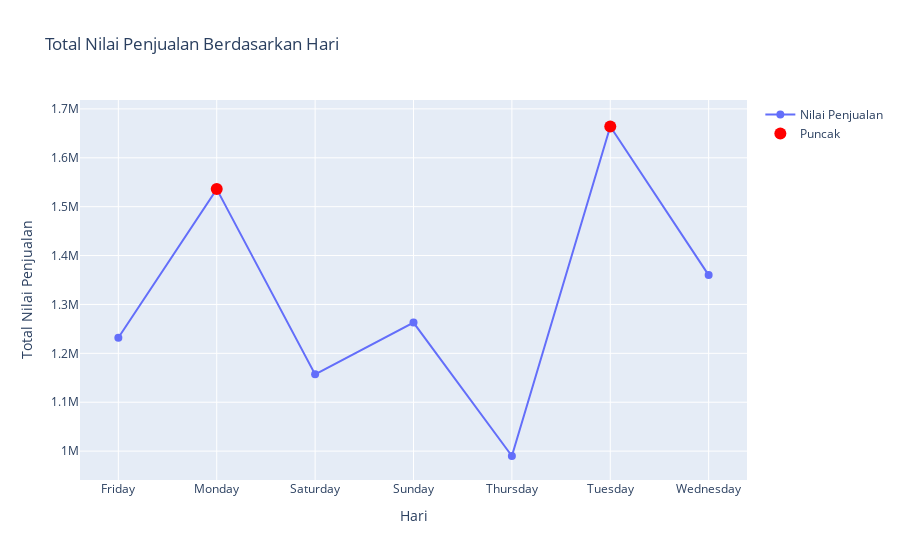

Notebook cell for this chart:
### Code cell
# Membuat lineplot Untuk Nilai Penjualan Berdasarkan Hari
fig = go.Figure()
fig.add_trace(go.Scatter(
    x=sales_by_day['hari_dalam_minggu'],
    y=sales_by_day['nilai_penjualan'],
    mode='lines+markers',
    name='Nilai Penjualan',
    marker=dict(size=8)
))

# Menambhakan lingkaran pada titik puncak
fig.add_trace(go.Scatter(
    x=[max_day, 'Monday'],
    y=[max_value, monday_value],
    mode='markers',
    name='Puncak',
    marker=dict(size=12, color='red', symbol='circle')
))

# Menambahkan judul dan label sumbu x & y
fig.update_layout(
    title='Total Nilai Penjualan Berdasarkan Hari',
    xaxis_title='Hari',
    yaxis_title='Total Nilai Penjualan'
)
fig.show()

### Figure 1 — Plotly figure (JSON) as saved in the notebook; plotly's stock layout.template omitted (floating-point values rounded to 4 significant figures)
{"data": [{"marker": {"size": 8}, "mode": "lines+markers", "name": "Nilai Penjualan", "type": "scatter", "x": ["Friday", "Monday", "Saturday", "Sunday", "Thursday", "Tuesday", "Wednesday"], "y": [1232000, 1536000, 1157000, 1263000, 990000, 1664000, 1360000]}, {"marker": {"color": "red", "size": 12, "symbol": "circle"}, "mode": "markers", "name": "Puncak", "type": "scatter", "x": ["Tuesday", "Monday"], "y": [1664000, 1536000]}], "layout": {"autosize": true, "title": {"text": "Total Nilai Penjualan Berdasarkan Hari"}, "xaxis": {"autorange": true, "range": [-0.4177, 6.418], "showspikes": false, "title": {"text": "Hari"}, "type": "category"}, "yaxis": {"autorange": true, "range": [926900.0, 1738000.0], "showspikes": false, "title": {"text": "Total Nilai Penjualan"}, "type": "linear"}}}
